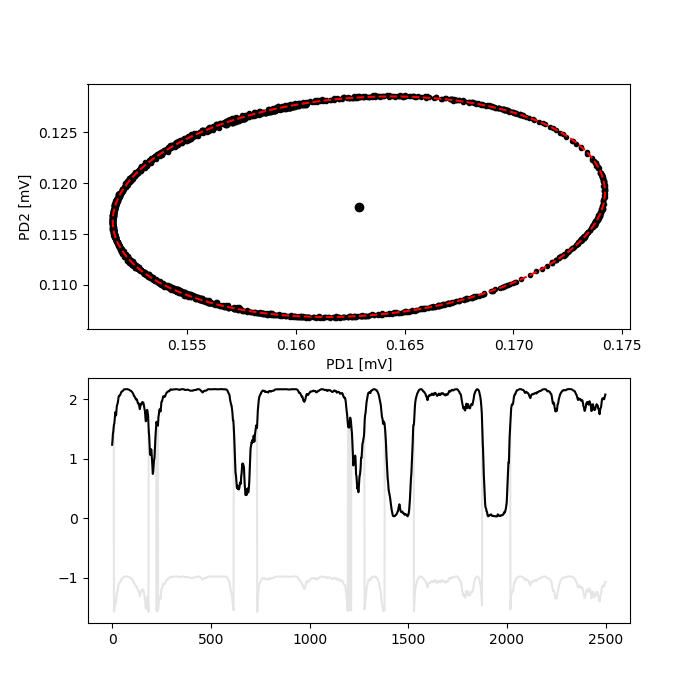

This chart was generated by the following Python code:
#
#! coding:utf8
# http://nicky.vanforeest.com/misc/fitEllipse/fitEllipse.html
# Direct Least Squares Fitting of Ellipses 
from scipy.optimize import curve_fit
import numpy as np
import random
import matplotlib.pyplot as plt
import numpy as np
from numpy.linalg import eig, inv
import matplotlib.animation as animation

def fitEllipse(x,y):
    x = x[:,np.newaxis]
    y = y[:,np.newaxis]
    D =  np.hstack((x*x, x*y, y*y, x, y, np.ones_like(x)))
    S = np.dot(D.T,D)
    C = np.zeros([6,6])
    C[0,2] = C[2,0] = 2; C[1,1] = -1
    E, V =  eig(np.dot(inv(S), C))
    n = np.argmax(np.abs(E))
    a = V[:,n]
    # memo???
    # 自由度N-6のカイ二乗分布に従う。けど、自由度が大きいので正規分布にみなせる。
    # なので、期待値Nで分散2Nの正規分布に従う。
    # エラーバーは二乗和が1シグマずれるパラメータの幅を表す？から…
    return a 

def ellipse_center(a):
    b,c,d,f,g,a = a[1]/2, a[2], a[3]/2, a[4]/2, a[5], a[0]
    num = b*b-a*c
    x0=(c*d-b*f)/num
    y0=(a*f-b*d)/num
    return np.array([x0,y0])


def ellipse_angle_of_rotation( a ):
    b,c,d,f,g,a = a[1]/2, a[2], a[3]/2, a[4]/2, a[5], a[0]
    return 0.5*np.arctan(2*b/(a-c))


def ellipse_axis_length( a ):
    b,c,d,f,g,a = a[1]/2, a[2], a[3]/2, a[4]/2, a[5], a[0]
    up = 2*(a*f*f+c*d*d+g*b*b-2*b*d*f-a*c*g)
    down1=(b*b-a*c)*( (c-a)*np.sqrt(1+4*b*b/((a-c)*(a-c)))-(c+a))
    down2=(b*b-a*c)*( (a-c)*np.sqrt(1+4*b*b/((a-c)*(a-c)))-(c+a))
    res1=np.sqrt(up/down1)
    res2=np.sqrt(up/down2)
    return np.array([res1, res2])

def ellipse_angle_of_rotation2( a ):
    b,c,d,f,g,a = a[1]/2, a[2], a[3]/2, a[4]/2, a[5], a[0]
    if b == 0:
        if a > c:
            return 0
        else:
            return np.pi/2
    else:
        if a > c:
            return np.arctan(2*b/(a-c))/2
        else:
            return np.pi/2 + np.arctan(2*b/(a-c))/2

def theta(x,y,x0,y0,a0,b0,phi):
    COS = (x-x0)/a0
    SIN = (y-y0)/b0
    theta = np.arctan(np.sin(phi)/np.cos(phi)/COS-np.tan(phi))
    return theta



if __name__ == '__main__':
    fname = '/Users/miyo/KAGRA/lib/miyopy/example/data/1711290000.<ext>'
    mV = 1e-3
    # Read Data
    i,k = 0,2500
    pd1 = np.fromfile(fname.replace('<ext>','AD00'),np.int32)[i*k:(i+1)*k] * 5.525e-9*mV
    pd2 = np.fromfile(fname.replace('<ext>','AD01'),np.int32)[i*k:(i+1)*k] * 5.525e-9*mV
    pd3 = np.fromfile(fname.replace('<ext>','AD02'),np.int32)[i*k:(i+1)*k] * 5.525e-9*mV    
    pd1 = pd1/pd3
    pd2 = pd2/pd3
    # Fitting
    arc = 2.0
    R = np.arange(0,arc*np.pi, 0.01)
    a = fitEllipse(pd1,pd2)
    x0,y0 = ellipse_center(a)
    a0,b0 = ellipse_axis_length(a)
    phi   = ellipse_angle_of_rotation(a)
    xx = x0 + a0*np.cos(R)*np.cos(phi) - b0*np.sin(R)*np.sin(phi)
    yy = y0 + a0*np.cos(R)*np.sin(phi) + b0*np.sin(R)*np.cos(phi)
    text = '''    
-*- Fitting Result -*-
center : (x0, y0) = (%3.3f, %3.3f) [mV]
axes   : (a0, b0) = (%3.3f, %3.3f) [mV]
angle  : phi      = %3.2f          [deg]
''' %(x0,y0,a0,b0,np.rad2deg(phi))
    print text
    # Plot   
    plt.figure(figsize=(7,7))
    plt.subplot(211)
    plt.plot(pd1,pd2,'ko',markersize=3)
    plt.plot(xx,yy,'r--')
    plt.plot(x0,y0,'ko')
    plt.xlabel('PD1 [mV]')
    plt.ylabel('PD2 [mV]')
    #
    angle = theta(pd1,pd2,x0,y0,a0,b0,phi)
    angle_unwrap = np.unwrap(angle*2.0)/2.0
    plt.subplot(212)
    plt.plot(angle,'k',alpha=0.1)
    plt.plot(angle_unwrap,'k')
    plt.savefig('fitEllipse.png')
    plt.close()
       


        
